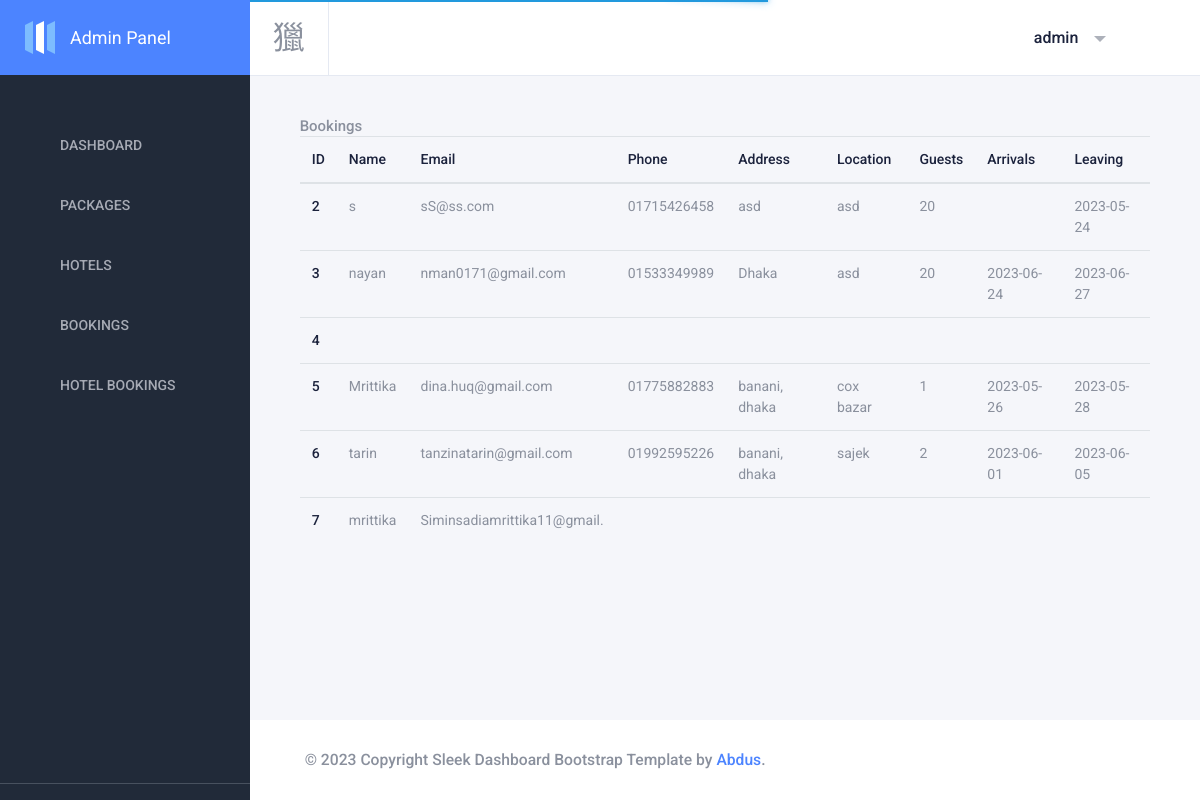
/admin/bookings.php (signed in), run on the app's committed database.
### tables this page shows
CREATE TABLE `bookings` (
  `id` int(11) NOT NULL,
  `name` varchar(27) DEFAULT NULL,
  `email` varchar(27) DEFAULT NULL,
  `phone` varchar(27) DEFAULT NULL,
  `address` varchar(27) DEFAULT NULL,
  `location` varchar(27) DEFAULT NULL,
  `guests` varchar(27) DEFAULT NULL,
  `arrivals` varchar(27) DEFAULT NULL,
  `leaving` varchar(27) DEFAULT NULL
);

### admin/bookings.php (the view)
<?php
require_once('db.php');
if ($result = $mysqli->query("SELECT * FROM bookings")) {
}
?>
<?php require_once('header.php') ?>
<div class="content-wrapper">
  <div class="content">
    <div class="row">
      <div class="col-md-6">
        <h6>Bookings</h6>
      </div>
      <div class="col-md-12">
          <table class="table">
            <thead>
              <tr>
                <th>ID</th>
                <th>Name</th>
                <th>Email</th>
                <th>Phone</th>
                <th>Address</th>
                <th>Location</th>
                <th>Guests</th>
                <th>Arrivals</th>
                <th>Leaving</th>
              </tr>
            </thead>
            <tbody>
              <?php foreach($result as $item) {?>
                <tr>
                  <td> <?php echo $item['id'] ?> </td>
                  <td> <?php echo $item['name'] ?> </td>
                  <td> <?php echo $item['email'] ?> </td>
                  <td> <?php echo $item['phone'] ?> </td>
                  <td> <?php echo $item['address'] ?> </td>
                  <td> <?php echo $item['location'] ?> </td>
                  <td> <?php echo $item['guests'] ?> </td>
                  <td> <?php echo $item['arrivals'] ?> </td>
                  <td> <?php echo $item['leaving'] ?> </td>
                </tr>
                <?php }?>
            </tbody>
          </table>
      </div>
    </div>
  </div>
</div>
<?php include('footer.php') ?>

### data on the page
bookings: id "2", name "s", email "sS@ss.com", phone "01715426458", address "asd", location "asd", guests "20", leaving "2023-05-24"
bookings: id "3", name "nayan", email "nman0171@gmail.com", phone "01533349989", address "Dhaka", location "asd", guests "20", arrivals "2023-06-24", leaving "2023-06-27"
bookings: id "4"
bookings: id "5", name "Mrittika", email "dina.huq@gmail.com", phone "01775882883", address "banani, dhaka", location "cox bazar", guests "1", arrivals "2023-05-26", leaving "2023-05-28"
bookings: id "6", name "tarin", email "tanzinatarin@gmail.com", phone "01992595226", address "banani, dhaka", location "sajek", guests "2", arrivals "2023-06-01", leaving "2023-06-05"
bookings: id "7", name "mrittika", email "Siminsadiamrittika11@gmail."
